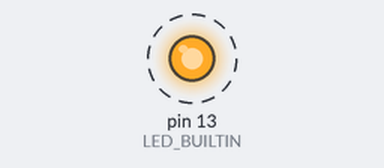
A sketch run on a simulated Arduino Uno, built with avr-gcc and run on an emulated ATmega328P. On the bench: output pins drawn as LEDs (lit = HIGH). Dashed ring = blinking. The ROS host is connected and sends only what is stated.

Above: at 0.5 s.
Timing chart, 0 to 4.6 s (numbered marks = the images above):
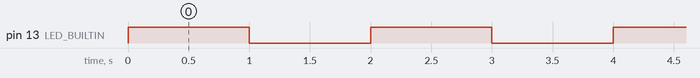

The sketch:

Blink_ros.ino
```cpp
/*
 * rosserial Subscriber Example
 * Blinks an LED on callback
 */

#include <ros.h>
#include <std_msgs/Empty.h>

ros::NodeHandle  nh;

void messageCb( const std_msgs::Empty& toggle_msg){
  digitalWrite(LED_BUILTIN, HIGH-digitalRead(LED_BUILTIN));   // blink the led
}

ros::Subscriber<std_msgs::Empty> sub("toggle_led", &messageCb );

void setup()
{ Serial.begin(9600);
  pinMode(LED_BUILTIN, OUTPUT);
  nh.initNode();
//  nh.subscribe(sub);
}

void loop()
{
  digitalWrite(LED_BUILTIN, HIGH-digitalRead(LED_BUILTIN));
//  nh.spinOnce();
  delay(1000);
}
```

Measured:
- by itself, pin 13 (LED_BUILTIN): alternates HIGH for 1.0 s and LOW for 1.0 s
